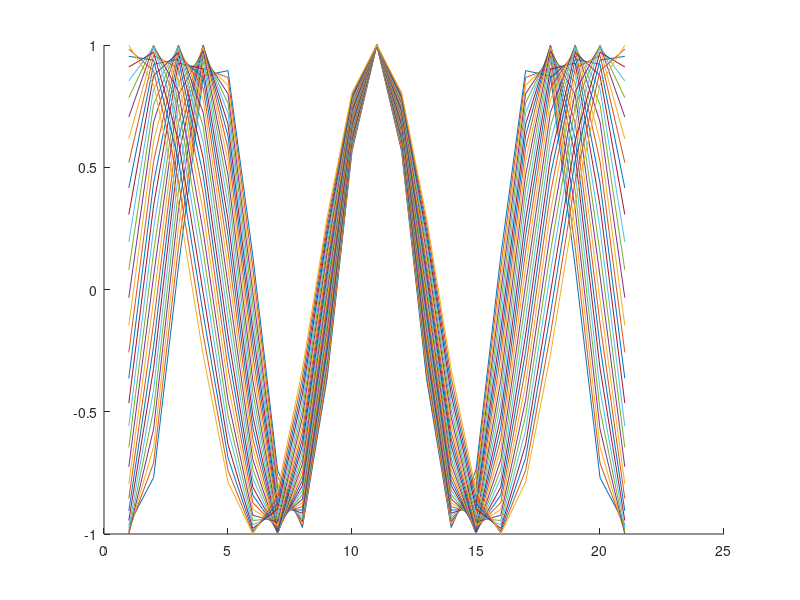

The MATLAB source for this figure:
%generation of model signals: 
%1 source
%plane wave after FFT

clear

dt=1/25000          %sampling interval

c=340;                  %Schallgeschwindigkeit
f=1500;                 % Frequency in HZ

%generation of M different plane waves with random DOA and power A
%DOA
M=31;
for m=1:M 
%theta1(m)=(pi/4);
theta1(m)=(-pi/4)+(m*0.01);
end

%Amplituden ###############################################
for m=1:M
A(m)=1;
end
%target data
ydata=[theta1;A];

%generation of line array with 21 sensor position xi and yi
[xii,yii]=meshgrid(-0.5:0.05:0.5,-0.0:0.05:0.0);
xi=xii(:);
yi=yii(:);
N=length(xi);


data(1:N,1:M)=0;


for m=1:M
lambda=c/f;             
K=2*pi/lambda;

%Signalvektor der N Mikrophone
rfak=0;          %additives Rauschen
for n = 1:N;
         z(n)=A(m)*exp(sqrt(-1)*(K*xi(n)*sin(theta1(m))))+rfak*randn;
         data(n,m)=z(n);  
end
end
%trainingsdata
cxdata=data;

hold on
for m=1:M
  
plot(real(cxdata(:,m)))
%r=input('')
end
hold off
%Testdaten
theta=0.234;
A1=1;
ft=1500; 
lambda=c/f;              
K=2*pi/lambda;
 

for n = 1:N;
         z(n)=A1*exp(sqrt(-1)*(K*xi(n)*sin(theta )));
end


ctdata=z.';
%plot(real(tdata(:,:)))
save ebenewelle_NNet_1Q cxdata ydata ctdata f
